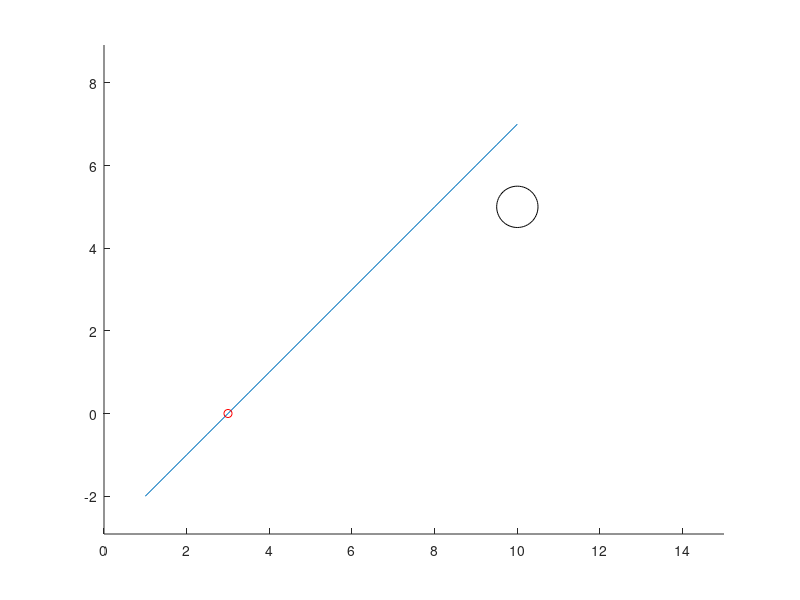

The MATLAB script that drew this image: (Note: this script raises an error after producing the figure.)
close all;
clear all
clc;

fig1 = figure(1);
ax1 = axes('Parent', fig1, 'xlim',  [0, 15]);
axis equal
hold(ax1, 'on')


plane = [-1, 1, 0, 3, 0, 0, 1.5]';
sphere = [10, 5, 0, 0.5]';

x = 1:0.5:10;
y = (dot(plane(1:3), plane(4:6)) - plane(1) * x)/plane(2);

plot(ax1, x, y);
plot(ax1, plane(4), plane(5), 'ro');



rectangle('Parent', ax1, 'Position', [sphere(1) - sphere(4) sphere(2) - sphere(4) 2 * sphere(4) 2 * sphere(4)], 'Curvature', 1);

a = planeCollisionAvoidance(plane, sphere);
disp("if greater than zero then no collision");
disp(a);
